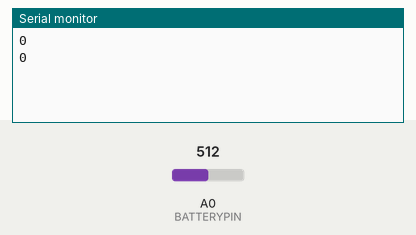
Bench run of a sketch on a simulated Arduino Uno, built with avr-gcc and run on an emulated ATmega328P. Parts: the last lines printed to the serial monitor. Inputs (shaded band) come from the test bench; at power-on: A0 (BATTERYPIN) = 512.

Above: at 1.2 s.
1.3 s: A0 (BATTERYPIN) set to 900
At 2.6 s:
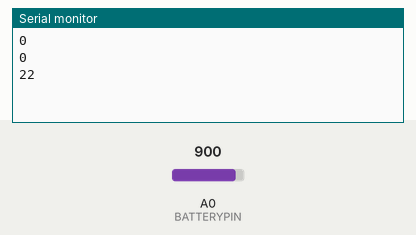
2.8 s: A0 (BATTERYPIN) set to 1023
At 3.7 s:
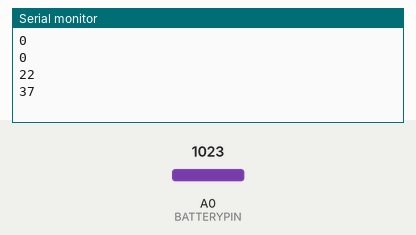
Timing chart, 0 to 5.8 s (numbered marks = the images above; inputs shaded):
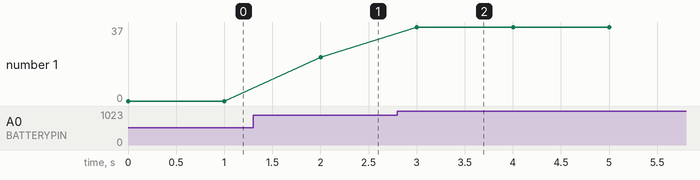

Measured:
- after the input at 1.3 s, the serial monitor: prints a new line after 0.70 s (image 1)
- after the input at 2.8 s, the serial monitor: prints a new line after 0.20 s (image 2)
- plotted number 1: 0 → 22 after the input at 1.3 s, 22 → 37 after the input at 2.8 s

The sketch:

batterie_bon.ino
```cpp
#include <SoftwareSerial.h>
#include <PubSubClient.h>

SoftwareSerial BTSerial(0,1);
const int BATTERYPIN = A0; //pin de la batterie

const float TensionMin = 3.5; //tension min
const float TensionMax = 7.5; //tension max


void setup() {
  Serial.begin(115200);
  BTSerial.begin(115200);
}


int getBattery (String message)
{

  float b = analogRead(BATTERYPIN); //valeur analogique

  int minValeur = (1023 * TensionMin) / 5; //Arduino
  int maxValeur = (1023 * TensionMax) / 5; //Arduino

  //int minValue = (4095 * TensionMin) / 3; //ESP32
  //int maxValue = (4095 * TensionMax) / 3; //ESP32

  b = ((b - minValeur) / (maxValeur - minValeur)) * 100; //mettre en pourcentage


  if (b > 100) //max is 100%
    b = 100;


  else if (b < 0) //min is 0%
    b = 0;
  int valeur = b;
  return b;
}

void loop() {

  String message;
  while(Serial.available()){
    message = BTSerial.readString();
    BTSerial.write(Serial.read());
  }
  Serial.println(getBattery(message));
  delay(1000);
}
```
